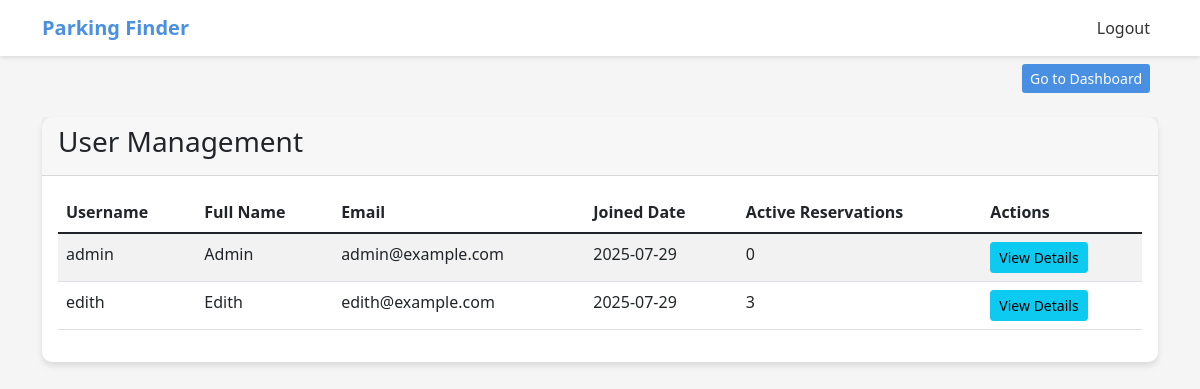
Page /admin/users (signed in) on the committed database.
### app/models.py (models this page shows, shortened)
class User(UserMixin, db.Model):
    __tablename__ = 'users'
    id = db.Column(db.Integer, primary_key=True)
    username = db.Column(db.String(64), unique=True, nullable=False)
    email = db.Column(db.String(120), unique=True, nullable=False)
    full_name = db.Column(db.String(120), nullable=False)
    password_hash = db.Column(db.String(128), nullable=False)
    created_at = db.Column(db.DateTime, default=datetime.utcnow)
    is_admin =  db.Column(db.Boolean, default=False)
    reservations = db.relationship('Reservation', backref='user', lazy=True, cascade="all, delete-orphan")

### app/routes.py (the view)
@admin.route('/users')
@admin_required
def manage_users():
    users = User.query.all()
    return render_template('admin/users.html', users=users)

### app/__init__.py (called while the page is built)
@login_manager.user_loader
def load_user(user_id):
    from .models import User
    return User.query.get(int(user_id))

### app/templates/admin/users.html
{% extends 'base.html' %}
{% block content %}
<div class="container mt-4">
    <div class="card">
        <div class="card-header">
            <h3>User Management</h3>
        </div>
        <div class="card-body">
            <div class="table-responsive">
                <table class="table table-striped">
                    <thead>
                        <tr>
                            <th>Username</th>
                            <th>Full Name</th>
                            <th>Email</th>
                            <th>Joined Date</th>
                            <th>Active Reservations</th>
                            <th>Actions</th>
                        </tr>
                    </thead>
                    <tbody>
                        {% for user in users %}
                        <tr>
                            <td>{{ user.username }}</td>
                            <td>{{ user.full_name }}</td>
                            <td>{{ user.email }}</td>
                            <td>{{ user.created_at.strftime('%Y-%m-%d') }}</td>
                            <td>{{ user.reservations|length }}</td>
                            <td>
                                <a href="{{ url_for('admin.view_user_details', user_id=user.id) }}" class="btn btn-sm btn-info">View Details</a>
                            </td>
                        </tr>
                        {% endfor %}
                    </tbody>
                </table>
            </div>
        </div>
    </div>
</div>
{% endblock %}

### app/templates/base.html (style rules this page uses)
:root { --primary-color: #4A90E2; --secondary-color: #F5F5F5; --accent-color: #34C759; }
body { background-color: var(--secondary-color); font-family: 'Segoe UI', sans-serif; }
.card { border-radius: 10px; border: none; box-shadow: 0 4px 6px rgba(0,0,0,0.1); }

### rows in the picture
User: username "admin", full_name "Admin", email "admin@example.com", created_at "2025-07-29", reservations|length "0"
User: username "edith", full_name "Edith", email "edith@example.com", created_at "2025-07-29", reservations|length "3"
